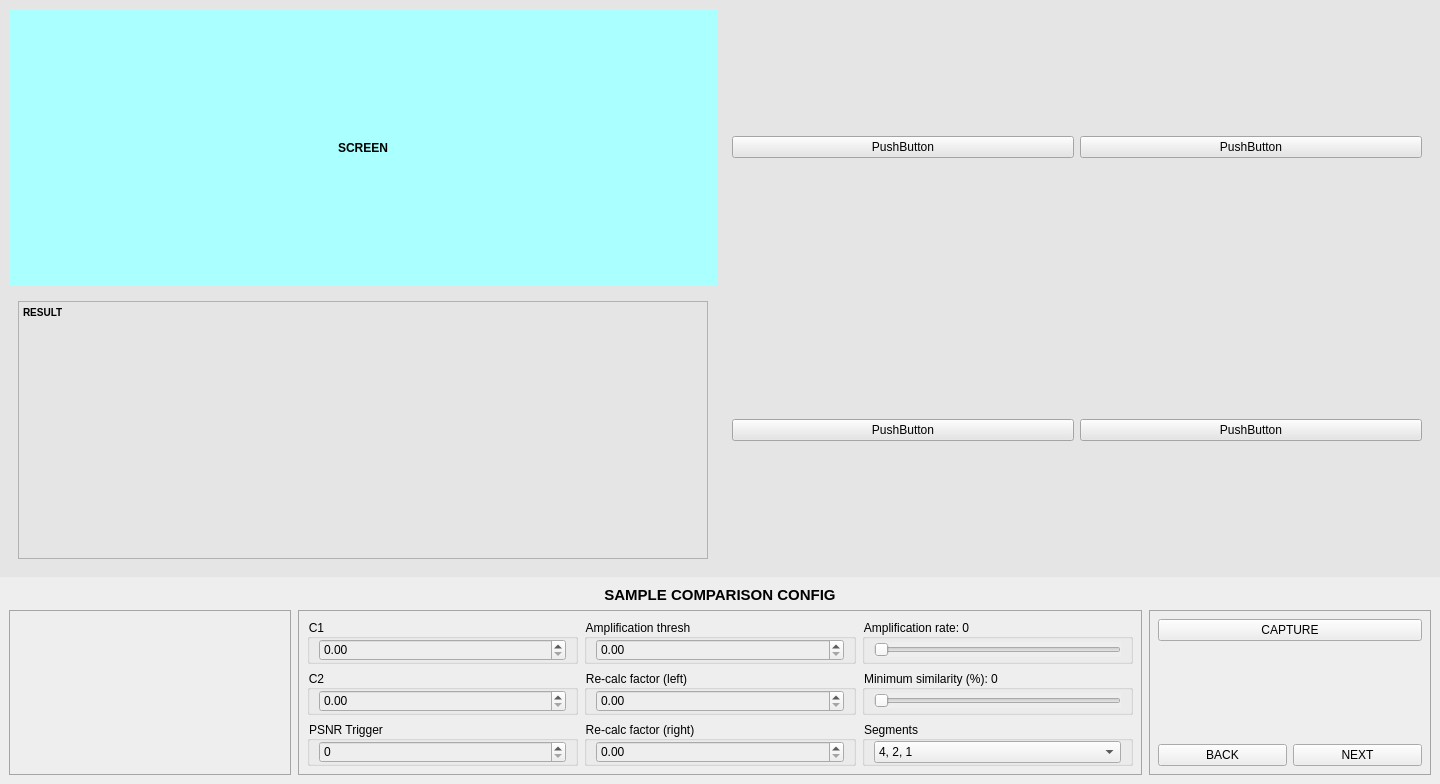
<?xml version="1.0" encoding="UTF-8"?>
<ui version="4.0">
 <class>AsymConfigScreen</class>
 <widget class="QWidget" name="AsymConfigScreen">
  <property name="geometry">
   <rect>
    <x>0</x>
    <y>0</y>
    <width>1440</width>
    <height>784</height>
   </rect>
  </property>
  <property name="windowTitle">
   <string>Form</string>
  </property>
  <property name="autoFillBackground">
   <bool>false</bool>
  </property>
  <property name="styleSheet">
   <string notr="true">background:#E5E5E5</string>
  </property>
  <layout class="QVBoxLayout" name="verticalLayout" stretch="8,2">
   <property name="spacing">
    <number>0</number>
   </property>
   <property name="leftMargin">
    <number>0</number>
   </property>
   <property name="topMargin">
    <number>0</number>
   </property>
   <property name="rightMargin">
    <number>0</number>
   </property>
   <property name="bottomMargin">
    <number>0</number>
   </property>
   <item>
    <widget class="QWidget" name="containerScreen" native="true">
     <property name="autoFillBackground">
      <bool>false</bool>
     </property>
     <layout class="QGridLayout" name="gridLayout" rowstretch="1,1" columnstretch="1,1">
      <item row="0" column="0">
       <widget class="QLabel" name="screen1">
        <property name="styleSheet">
         <string notr="true">background-color: #AFF;font-weight:bold;</string>
        </property>
        <property name="text">
         <string>SCREEN</string>
        </property>
        <property name="alignment">
         <set>Qt::AlignCenter</set>
        </property>
       </widget>
      </item>
      <item row="0" column="1">
       <widget class="QWidget" name="screen2" native="true">
        <layout class="QHBoxLayout" name="horizontalLayout_4">
         <item>
          <widget class="QPushButton" name="screen2Left">
           <property name="text">
            <string>PushButton</string>
           </property>
          </widget>
         </item>
         <item>
          <widget class="QPushButton" name="screen2Right">
           <property name="text">
            <string>PushButton</string>
           </property>
          </widget>
         </item>
        </layout>
       </widget>
      </item>
      <item row="1" column="1">
       <widget class="QWidget" name="screen3" native="true">
        <layout class="QHBoxLayout" name="horizontalLayout_5">
         <item>
          <widget class="QPushButton" name="screen3Left">
           <property name="text">
            <string>PushButton</string>
           </property>
          </widget>
         </item>
         <item>
          <widget class="QPushButton" name="screen3Right">
           <property name="text">
            <string>PushButton</string>
           </property>
          </widget>
         </item>
        </layout>
       </widget>
      </item>
      <item row="1" column="0">
       <widget class="QWidget" name="sectionInfo" native="true">
        <layout class="QHBoxLayout" name="horizontalLayout_2" stretch="0">
         <item>
          <widget class="QTextEdit" name="inpResult">
           <property name="enabled">
            <bool>true</bool>
           </property>
           <property name="readOnly">
            <bool>true</bool>
           </property>
           <property name="markdown">
            <string>**RESULT**

</string>
           </property>
           <property name="html">
            <string>&lt;!DOCTYPE HTML PUBLIC &quot;-//W3C//DTD HTML 4.0//EN&quot; &quot;http://www.w3.org/TR/REC-html40/strict.dtd&quot;&gt;
&lt;html&gt;&lt;head&gt;&lt;meta name=&quot;qrichtext&quot; content=&quot;1&quot; /&gt;&lt;style type=&quot;text/css&quot;&gt;
p, li { white-space: pre-wrap; }
&lt;/style&gt;&lt;/head&gt;&lt;body style=&quot; font-family:'MS Shell Dlg 2'; font-size:7.8pt; font-weight:400; font-style:normal;&quot;&gt;
&lt;p style=&quot; margin-top:5px; margin-bottom:5px; margin-left:0px; margin-right:0px; -qt-block-indent:0; text-indent:0px;&quot;&gt;&lt;span style=&quot; font-weight:600;&quot;&gt;RESULT&lt;/span&gt;&lt;/p&gt;&lt;/body&gt;&lt;/html&gt;</string>
           </property>
           <property name="overwriteMode">
            <bool>false</bool>
           </property>
           <property name="acceptRichText">
            <bool>true</bool>
           </property>
          </widget>
         </item>
        </layout>
       </widget>
      </item>
     </layout>
    </widget>
   </item>
   <item>
    <widget class="QWidget" name="containerConfig" native="true">
     <property name="autoFillBackground">
      <bool>false</bool>
     </property>
     <property name="styleSheet">
      <string notr="true">background-color: #EEEEEE</string>
     </property>
     <layout class="QVBoxLayout" name="verticalLayout_2" stretch="1,9">
      <item>
       <widget class="QLabel" name="lblTitle">
        <property name="font">
         <font>
          <pointsize>11</pointsize>
          <weight>75</weight>
          <bold>true</bold>
         </font>
        </property>
        <property name="styleSheet">
         <string notr="true">text-align:center;
font-weight:bold;</string>
        </property>
        <property name="text">
         <string>SAMPLE COMPARISON CONFIG</string>
        </property>
        <property name="alignment">
         <set>Qt::AlignCenter</set>
        </property>
       </widget>
      </item>
      <item>
       <widget class="QWidget" name="containerParam" native="true">
        <layout class="QHBoxLayout" name="horizontalLayout" stretch="2,6,2">
         <property name="spacing">
          <number>7</number>
         </property>
         <property name="sizeConstraint">
          <enum>QLayout::SetDefaultConstraint</enum>
         </property>
         <property name="leftMargin">
          <number>0</number>
         </property>
         <property name="topMargin">
          <number>0</number>
         </property>
         <property name="rightMargin">
          <number>0</number>
         </property>
         <property name="bottomMargin">
          <number>0</number>
         </property>
         <item>
          <widget class="QWidget" name="containerLeft" native="true">
           <property name="styleSheet">
            <string notr="true">#containerLeft {
	border: 1px solid #A5A5A5
}</string>
           </property>
           <layout class="QVBoxLayout" name="verticalLayout_10"/>
          </widget>
         </item>
         <item>
          <widget class="QWidget" name="containerMid" native="true">
           <property name="styleSheet">
            <string notr="true">#containerMid {
	border: 1px solid #A5A5A5
}</string>
           </property>
           <layout class="QGridLayout" name="gridLayout_2" rowstretch="1,1,1" columnstretch="1,1,1">
            <item row="1" column="1">
             <widget class="QGroupBox" name="groupSpinTemplate_4">
              <property name="title">
               <string>Re-calc factor (left)</string>
              </property>
              <layout class="QVBoxLayout" name="verticalLayout_12">
               <property name="topMargin">
                <number>0</number>
               </property>
               <property name="bottomMargin">
                <number>0</number>
               </property>
               <item>
                <widget class="QDoubleSpinBox" name="inpReCalcFactorLeft"/>
               </item>
              </layout>
             </widget>
            </item>
            <item row="2" column="0">
             <widget class="QGroupBox" name="groupSpinTemplate_5">
              <property name="title">
               <string>PSNR Trigger</string>
              </property>
              <layout class="QVBoxLayout" name="verticalLayout_15">
               <property name="topMargin">
                <number>0</number>
               </property>
               <property name="bottomMargin">
                <number>0</number>
               </property>
               <item>
                <widget class="QSpinBox" name="inpPSNR"/>
               </item>
              </layout>
             </widget>
            </item>
            <item row="1" column="0">
             <widget class="QGroupBox" name="groupSpinTemplate_3">
              <property name="title">
               <string>C2</string>
              </property>
              <layout class="QVBoxLayout" name="verticalLayout_11">
               <property name="topMargin">
                <number>0</number>
               </property>
               <property name="bottomMargin">
                <number>0</number>
               </property>
               <item>
                <widget class="QDoubleSpinBox" name="inpC2">
                 <property name="maximum">
                  <double>99999.000000000000000</double>
                 </property>
                </widget>
               </item>
              </layout>
             </widget>
            </item>
            <item row="2" column="2">
             <widget class="QGroupBox" name="groupInputTemplate">
              <property name="title">
               <string>Segments</string>
              </property>
              <layout class="QVBoxLayout" name="verticalLayout_19">
               <property name="topMargin">
                <number>0</number>
               </property>
               <property name="bottomMargin">
                <number>0</number>
               </property>
               <item>
                <widget class="QComboBox" name="cbbSegments">
                 <property name="currentIndex">
                  <number>0</number>
                 </property>
                 <item>
                  <property name="text">
                   <string>4, 2, 1</string>
                  </property>
                 </item>
                 <item>
                  <property name="text">
                   <string>2, 1</string>
                  </property>
                 </item>
                 <item>
                  <property name="text">
                   <string>1</string>
                  </property>
                 </item>
                </widget>
               </item>
              </layout>
             </widget>
            </item>
            <item row="0" column="2">
             <widget class="QGroupBox" name="grpBoxAmpRate">
              <property name="title">
               <string>Amplification rate: 0</string>
              </property>
              <layout class="QVBoxLayout" name="verticalLayout_7">
               <property name="topMargin">
                <number>0</number>
               </property>
               <property name="bottomMargin">
                <number>0</number>
               </property>
               <item>
                <widget class="QSlider" name="sldAmpRate">
                 <property name="maximum">
                  <number>30</number>
                 </property>
                 <property name="pageStep">
                  <number>5</number>
                 </property>
                 <property name="orientation">
                  <enum>Qt::Horizontal</enum>
                 </property>
                </widget>
               </item>
              </layout>
             </widget>
            </item>
            <item row="0" column="1">
             <widget class="QGroupBox" name="groupSpinTemplate_2">
              <property name="title">
               <string>Amplification thresh</string>
              </property>
              <layout class="QVBoxLayout" name="verticalLayout_6">
               <property name="topMargin">
                <number>0</number>
               </property>
               <property name="bottomMargin">
                <number>0</number>
               </property>
               <item>
                <widget class="QDoubleSpinBox" name="inpAmpThresh"/>
               </item>
              </layout>
             </widget>
            </item>
            <item row="0" column="0">
             <widget class="QGroupBox" name="groupSpinTemplate">
              <property name="title">
               <string>C1</string>
              </property>
              <layout class="QVBoxLayout" name="verticalLayout_4">
               <property name="topMargin">
                <number>0</number>
               </property>
               <property name="bottomMargin">
                <number>0</number>
               </property>
               <item>
                <widget class="QDoubleSpinBox" name="inpC1">
                 <property name="maximum">
                  <double>99999.000000000000000</double>
                 </property>
                </widget>
               </item>
              </layout>
             </widget>
            </item>
            <item row="1" column="2">
             <widget class="QGroupBox" name="grpBoxMinSimilarity">
              <property name="title">
               <string>Minimum similarity (%): 0</string>
              </property>
              <layout class="QVBoxLayout" name="verticalLayout_13">
               <property name="topMargin">
                <number>0</number>
               </property>
               <property name="bottomMargin">
                <number>0</number>
               </property>
               <item>
                <widget class="QSlider" name="sldMinSimilarity">
                 <property name="maximum">
                  <number>100</number>
                 </property>
                 <property name="orientation">
                  <enum>Qt::Horizontal</enum>
                 </property>
                </widget>
               </item>
              </layout>
             </widget>
            </item>
            <item row="2" column="1">
             <widget class="QGroupBox" name="groupSpinTemplate_6">
              <property name="title">
               <string>Re-calc factor (right)</string>
              </property>
              <layout class="QVBoxLayout" name="verticalLayout_18">
               <property name="topMargin">
                <number>0</number>
               </property>
               <property name="bottomMargin">
                <number>0</number>
               </property>
               <item>
                <widget class="QDoubleSpinBox" name="inpReCalcFactorRight"/>
               </item>
              </layout>
             </widget>
            </item>
           </layout>
          </widget>
         </item>
         <item>
          <widget class="QWidget" name="containerRight" native="true">
           <property name="styleSheet">
            <string notr="true">#containerRight {
	border: 1px solid #A5A5A5
}</string>
           </property>
           <layout class="QVBoxLayout" name="verticalLayout_3">
            <item alignment="Qt::AlignTop">
             <widget class="QWidget" name="containerVerticalBtn" native="true">
              <layout class="QVBoxLayout" name="verticalLayout_17">
               <property name="leftMargin">
                <number>0</number>
               </property>
               <property name="topMargin">
                <number>0</number>
               </property>
               <property name="rightMargin">
                <number>0</number>
               </property>
               <property name="bottomMargin">
                <number>0</number>
               </property>
               <item>
                <widget class="QPushButton" name="btnCapture">
                 <property name="text">
                  <string>CAPTURE</string>
                 </property>
                </widget>
               </item>
              </layout>
             </widget>
            </item>
            <item alignment="Qt::AlignBottom">
             <widget class="QWidget" name="containerNavBtn" native="true">
              <layout class="QHBoxLayout" name="horizontalLayout_3">
               <property name="leftMargin">
                <number>0</number>
               </property>
               <property name="topMargin">
                <number>0</number>
               </property>
               <property name="rightMargin">
                <number>0</number>
               </property>
               <property name="bottomMargin">
                <number>0</number>
               </property>
               <item>
                <widget class="QPushButton" name="btnBack">
                 <property name="text">
                  <string>BACK</string>
                 </property>
                </widget>
               </item>
               <item>
                <widget class="QPushButton" name="btnNext">
                 <property name="text">
                  <string>NEXT</string>
                 </property>
                </widget>
               </item>
              </layout>
             </widget>
            </item>
           </layout>
          </widget>
         </item>
        </layout>
       </widget>
      </item>
     </layout>
    </widget>
   </item>
  </layout>
 </widget>
 <resources/>
 <connections/>
</ui>
